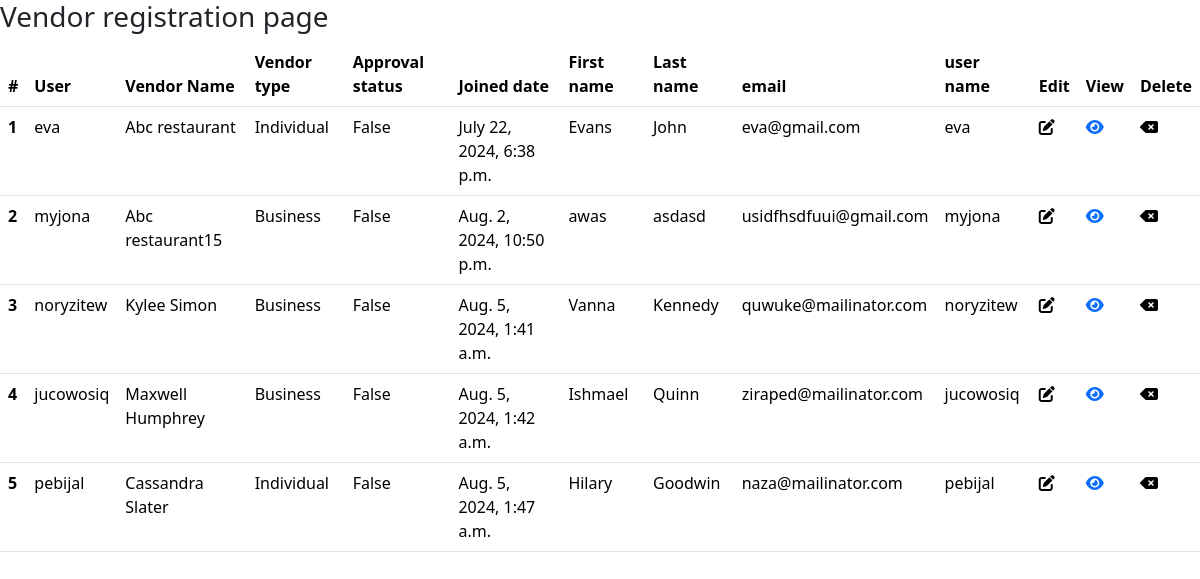
/adminarea/view_all_vendors/, run on the app's committed database.
### Vendor/models.py (models this page shows, shortened)
class VendorRegistration(models.Model):
    user = models.OneToOneField(User, related_name='user',on_delete=models.CASCADE)
    user_profile = models.OneToOneField(UserProfile, related_name='thevendor', on_delete=models.CASCADE)
    vendorname =models.CharField(max_length=300)
    vendorType = models.CharField(max_length=100, choices=vendor_type, default='Individual')
    vendorlicense= models.ImageField(upload_to='Vendor/license')
    vendorslug = models.SlugField(max_length=50, unique=True)
    Isapproved = models.BooleanField(default=False)
    CreatedAt = models.DateTimeField(auto_now_add=True)
    modifiedAt = models.DateTimeField(auto_now=True)

### authentication/models.py (models this page shows, shortened)
class User(AbstractUser):
    VENDOR = 1
    CUSTOMER = 2
    DRIVER = 3
    ROLE_CHOICE = (
    (VENDOR, 'Vendor'),
    (CUSTOMER, 'Customer'),
    (DRIVER, 'Driver')
    )
    username = models.CharField( max_length=40)
    email = models.EmailField(unique=True)
    role = models.PositiveSmallIntegerField(choices=ROLE_CHOICE, blank=True, null=True)
    is_staff = models.BooleanField(default=False)
    is_superuser = models.BooleanField(default=False)
    USERNAME_FIELD = 'email'
    REQUIRED_FIELDS = ['username']
    def __str__(self):
        return self.username

class UserProfile(models.Model):
    user = models.OneToOneField(User, on_delete=models.CASCADE)
    first_name = models.CharField(max_length=100)
    last_name = models.CharField(max_length=100)
    profile_picture = models.ImageField(upload_to='Userfolder/profile_pictures', blank=True, null=True)
    DOB = models.DateTimeField(auto_now_add=False, null= False, blank=False)
    address_line1 = models.CharField(max_length=200)
    adress_line2 = models.CharField(max_length=200)
    nationality =  models.CharField(max_length=150, blank=True, null=True)
    city = models.CharField(max_length=200, blank=True, null=True)
    zip_or_postcode = models.CharField(max_length= 20, blank=True, null=True)
    mobile_number = models.CharField(max_length=60)
    created_at = models.DateTimeField(auto_now_add=True)
    modified_at = models.DateTimeField(auto_now=True)

### adminarea/views.py (the view)
# urls.py: path('view_all_vendors/', views.view_all_vendors, name='view_all_vendors'),
def view_all_vendors(req):
    thevendors = VendorRegistration.objects.all()
    context = {
        'thevendors': thevendors
    }
    return render(req, 'adminarea/viewallrec.html', context)

### templates/adminarea/viewallrec.html (shortened to what this page needs)
<!DOCTYPE html>
<html lang="en">
<head>
    <link rel="stylesheet" href="https://cdnjs.cloudflare.com/ajax/libs/font-awesome/6.6.0/css/all.min.css">
    <link href="https://cdn.jsdelivr.net/npm/bootstrap@5.3.3/dist/css/bootstrap.min.css" rel="stylesheet"
>
</head>
<body>
    <h3>Vendor registration page</h3>
    <table class="table">
        <thead>
            <tr>
                <th scope="col">#</th>
                <th scope="col">User</th>
                <th scope="col">Vendor Name</th>
                <th scope="col">Vendor type</th>
                <th scope="col">Approval status</th>
                <th scope="col">Joined date</th>
                <th scope="col">First name</th>
                <th scope="col">Last name</th>
                <th scope="col">email</th>
                <th scope="col">user name</th>
                <th>Edit</th>
                <th>View</th>
                <th>Delete</th>
            </tr>
        </thead>
        <tbody>
            {% for allvendor in thevendors %}
            <tr>
                <th scope="row">{{forloop.counter}}</th>
                <td>{{ allvendor.user }}</td>
                <td>{{allvendor.vendorname}}</td>
                <td>{{allvendor.vendorType}}</td>
                <td>{{allvendor.Isapproved}}</td>
                <td>{{allvendor.CreatedAt}}</td>
                <td>{{allvendor.user_profile.first_name}}</td>
                <td>{{allvendor.user_profile.last_name}}</td>
                <td>{{allvendor.user.email}}</td>
                <td>{{allvendor.user.username}}</td>
                <td><i class="fa-solid fa-pen-to-square"></i></td>
                <td><a href="{% url 'view_single_record' allvendor.pk %}"><i class="fa-solid fa-eye"></i></a></td>
                <td><i class="fa-solid fa-delete-left"></i></td>
            </tr>
            {% empty %}
            <p>No record found</p>
            {% endfor %}
        </tbody>
    </table>
</body>
</html>

### data on the page
VendorRegistration: user "eva", vendorname "Abc restaurant", vendorType "Individual", Isapproved "False", CreatedAt "July 22, 2024, 6:38 p.m.", user_profile.first_name "Evans", user_profile.last_name "John", user.email "eva@gmail.com", user.username "eva"
VendorRegistration: user "myjona", vendorname "Abc restaurant15", vendorType "Business", Isapproved "False", CreatedAt "Aug. 2, 2024, 10:50 p.m.", user_profile.first_name "awas", user_profile.last_name "asdasd", user.email "usidfhsdfuui@gmail.com", user.username "myjona"
VendorRegistration: user "noryzitew", vendorname "Kylee Simon", vendorType "Business", Isapproved "False", CreatedAt "Aug. 5, 2024, 1:41 a.m.", user_profile.first_name "Vanna", user_profile.last_name "Kennedy", user.email "quwuke@mailinator.com", user.username "noryzitew"
VendorRegistration: user "jucowosiq", vendorname "Maxwell Humphrey", vendorType "Business", Isapproved "False", CreatedAt "Aug. 5, 2024, 1:42 a.m.", user_profile.first_name "Ishmael", user_profile.last_name "Quinn", user.email "ziraped@mailinator.com", user.username "jucowosiq"
VendorRegistration: user "pebijal", vendorname "Cassandra Slater", vendorType "Individual", Isapproved "False", CreatedAt "Aug. 5, 2024, 1:47 a.m.", user_profile.first_name "Hilary", user_profile.last_name "Goodwin", user.email "naza@mailinator.com", user.username "pebijal"
